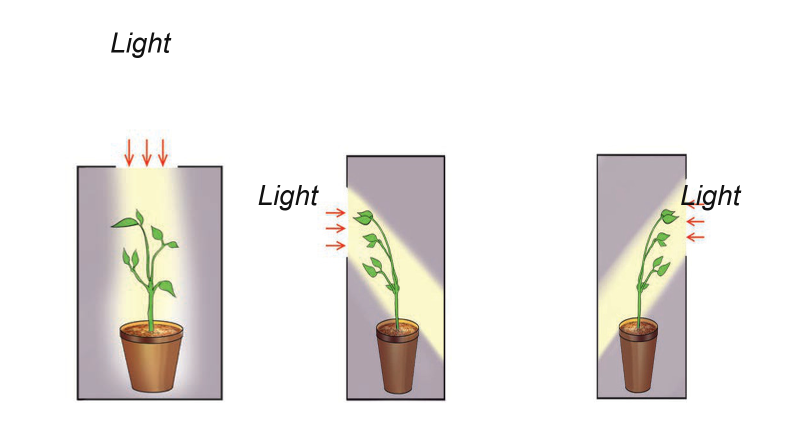
#> input picture images/pg046_figure3_reference.png, 1600 x 846 px (shown at 1/2 size)
$ python reposition_pg046_labels.py
#> lines starting #> are read from the running program, lines starting #| are printed output that depends on the picture
from pathlib import Path

from PIL import Image, ImageDraw, ImageFont


ROOT = Path(__file__).resolve().parents[1]
SOURCE = ROOT / "images/pg046_figure3_reference.png"
TARGET = ROOT / "images/pg046_figure3_labels_centered.png"

source_image = Image.open(SOURCE).convert("RGB")
#> source_image is the input picture: PIL image 1600x846 RGB; mean R, G, B 237.4, 234.7, 231.9
image = source_image.copy()
draw = ImageDraw.Draw(image)

# Clear the former labels without touching the plant illustrations or arrows.
draw.rectangle((205, 45, 360, 125), fill="white")
draw.rectangle((495, 350, 646, 420), fill="white")
pixels = image.load()
source_pixels = source_image.load()
for y in range(350, 425):
    # Reconstruct the narrow part of the illustration hidden by the old label.
    replacement = source_pixels[1348, y]
    for x in range(1355, 1372):
        red, green, blue = pixels[x, y]
        if max(red, green, blue) < 225 and max(red, green, blue) - min(red, green, blue) < 22:
            pixels[x, y] = replacement
    # The rest of the old label sat on the white margin. Preserve only red arrows.
    for x in range(1373, 1495):
        red, green, blue = source_pixels[x, y]
        pixels[x, y] = (red, green, blue) if red > 130 and red > green * 1.25 and red > blue * 1.25 else (255, 255, 255)
#> this loop made 75 passes
#> replacement on passes 1 to 12: (184, 171, 181), (184, 171, 181), (185, 170, 180), (185, 169, 180), (184, 170, 180), (183, 170, 180), (183, 170, 180), (183, 170, 180), (183, 170, 180), (182, 170, 180), (182, 170, 180), (182, 170, 180)

# Restore the short box edge that sat behind the former right-hand label.
draw.line((1372, 310, 1372, 414), fill=(25, 25, 25), width=3)
for y in range(350, 425):
    for x in range(1368, 1420):
        red, green, blue = source_pixels[x, y]
        if red > 130 and red > green * 1.25 and red > blue * 1.25:
            pixels[x, y] = (red, green, blue)

font = ImageFont.truetype("/System/Library/Fonts/Supplemental/Arial Italic.ttf", 56)
draw.text((291, 240), "Light", font=font, fill=(0, 0, 0), anchor="mm")
draw.text((640, 460), "Light", font=font, fill=(0, 0, 0), anchor="rm")
draw.text((1420, 450), "Light", font=font, fill=(0, 0, 0), anchor="lm")

image.save(TARGET, optimize=True)
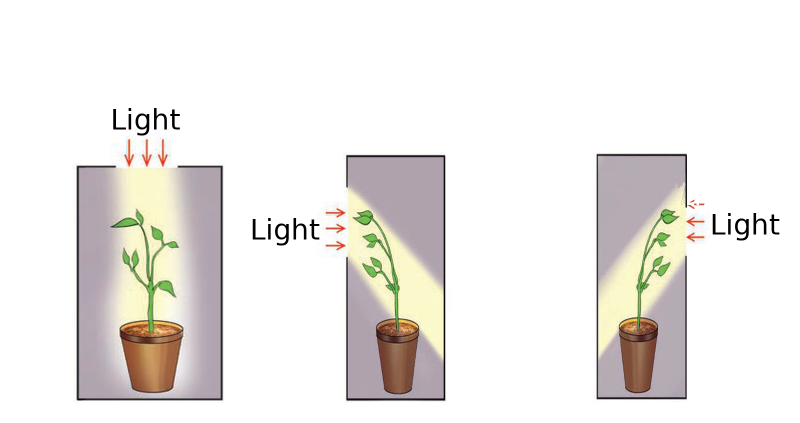
#> saved as pg046_figure3_labels_centered.png: PIL image 1600x846 RGB (shown at 1/2 size); mean R, G, B 237.2, 234.6, 231.7
print(TARGET)
